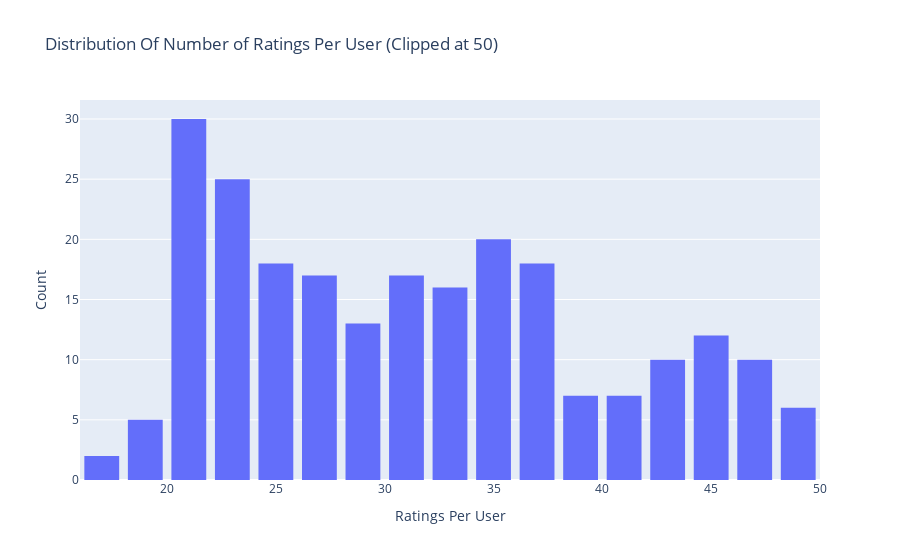

Source (notebook cell):
### Markdown cell above
### Ratings Distribution By User

### Code cell
# Number of ratings per user
data = df.groupby('userID')['rating'].count().clip(upper=50)

# Create trace
trace = go.Histogram(x = data.values,
                     name = 'Ratings',
                     xbins = dict(start = 0,
                                  end = 50,
                                  size = 2))
# Create layout
layout = go.Layout(title = 'Distribution Of Number of Ratings Per User (Clipped at 50)',
                   xaxis = dict(title = 'Ratings Per User'),
                   yaxis = dict(title = 'Count'),
                   bargap = 0.2)

# Create plot
fig = go.Figure(data=[trace], layout=layout)
fig.show()

### Figure 1 — Plotly figure (JSON) as saved in the notebook; plotly's stock layout.template omitted (floating-point values rounded to 4 significant figures; data arrays with more than 128 entries replaced by an {"elided": "..."} marker saying what was removed)
{"data": [{"name": "Ratings", "type": "histogram", "x": {"elided": "610 int values"}, "xbins": {"end": 50, "size": 2, "start": 0}}], "layout": {"bargap": 0.2, "title": {"text": "Distribution Of Number of Ratings Per User (Clipped at 50)"}, "xaxis": {"title": {"text": "Ratings Per User"}}, "yaxis": {"title": {"text": "Count"}}}}
